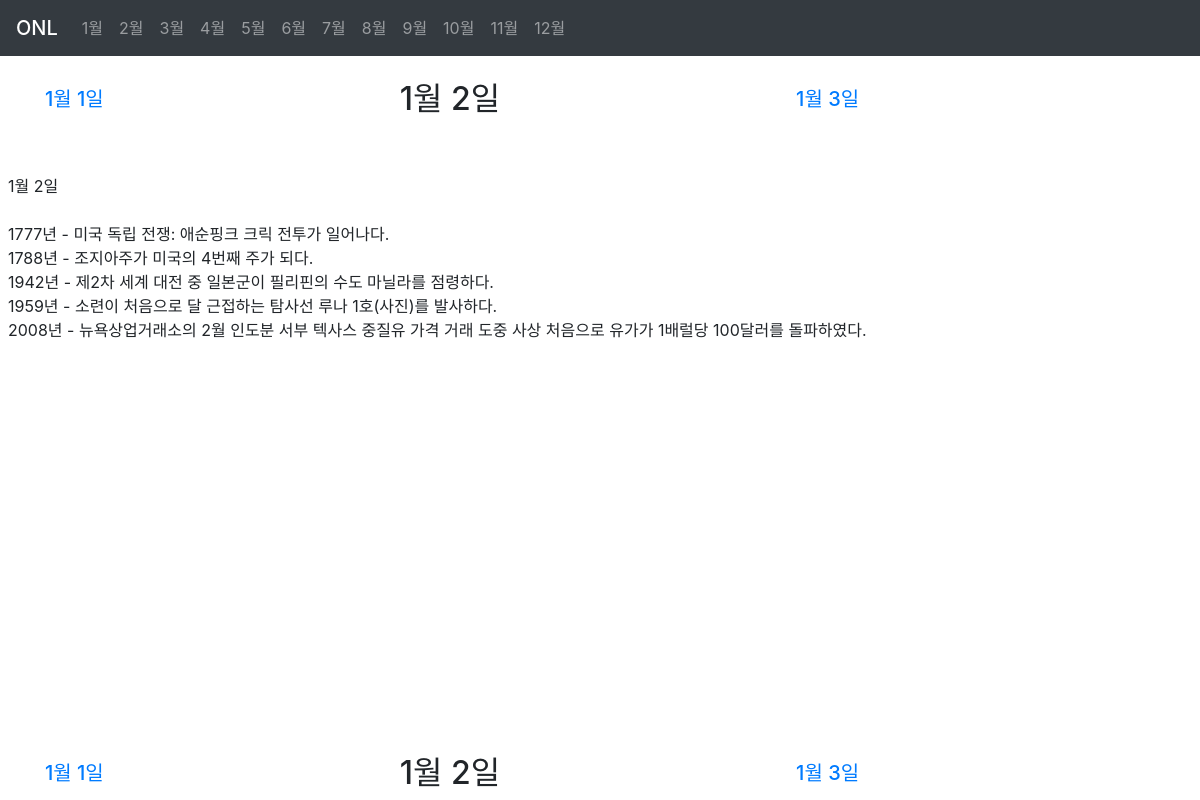
The page /1-2/ on the database its author committed.
### date/models.py (models this page shows, shortened)
class Onl(models.Model):
    month = models.PositiveSmallIntegerField("월", blank=True, )
    day = models.PositiveSmallIntegerField("일", blank=True, )
    date = models.DateField('날짜', blank=True, null=True, )
    slug = models.SlugField(max_length=20, allow_unicode=True, unique=True, blank=True, )
    events = models.TextField(max_length=500, verbose_name="사건", blank=True,)
    class Meta:
        ordering = ('month', 'day',)
    def yesterday(self):
        return self.date - timedelta(days=1)
    def tomorrow(self):
        return self.date + timedelta(days=1)
    def yesterday_slug(self):
        ystrdy = self.yesterday()
        return str(ystrdy.month)+"-"+str(ystrdy.day)
    def tomorrow_slug(self):
        tmrrw = self.tomorrow()
        return str(tmrrw.month)+"-"+str(tmrrw.day)

### date/views.py (the view)
# urls.py: path('<str:slug>/', OnlDV.as_view(), name='OnlDV'),
class OnlDV(DetailView):
    model = Onl

### date/templates/date/onl_detail.html (shortened to what this page needs)
{% extends "base.html" %}
{% block content %}
    <br>
    <div class="container d-flex">
        <div class="leftcontainer flex-fill align-self-center">
            <a href="{% url 'OnlDV' object.yesterday_slug %}">
                <h5>{{ object.yesterday.month }}월 {{ object.yesterday.day }}일</h5>
            </a>
        </div>
        <div class="middlecontainer flex-fill align-self-center">
            <h2>{{ object.month }}월 {{ object.day }}일</h2>
        </div>
        <div class="rightcontainer flex-fill align-self-center">
            <a href="{% url 'OnlDV' object.tomorrow_slug %}">
                <h5>{{ object.tomorrow.month }}월 {{ object.tomorrow.day }}일 </h5>
            </a>
        </div>
    </div>
    <br>
    <br>
    <div class="contentcontainer position-relative mx-2">
        {{ object.events|linebreaksbr }}
        <br>
        <br>
    </div>
{% endblock %}
{% block extra-footer %}
    <br>
    <div class="container d-flex fixed-bottom">
        <div class="leftcontainer flex-fill align-self-center">
            <a href="{% url 'OnlDV' object.yesterday_slug %}">
                <h5>{{ object.yesterday.month }}월 {{ object.yesterday.day }}일</h5>
            </a>
        </div>
        <div class="middlecontainer flex-fill align-self-center">
            <h2>{{ object.month }}월 {{ object.day }}일</h2>
        </div>
        <div class="rightcontainer flex-fill align-self-center">
            <a href="{% url 'OnlDV' object.tomorrow_slug %}">
                <h5>{{ object.tomorrow.month }}월 {{ object.tomorrow.day }}일 </h5>
            </a>
        </div>
    </div>
{% endblock %}

### rows shown on the page
Onl: yesterday.month "1", yesterday.day "1", month "1", day "2", tomorrow.month "1", tomorrow.day "3", events "1월 2일 1777년 - 미국 독립 전쟁: 애순핑크 크릭 전투가 일어나다. 1788년 - 조지아주가 미국의 4번째 주가 되다. 1942년 - 제2차 세계 대전 중 일본군이 필리핀의 수도 마닐라를 점령하다. 1959년 - 소련이 처음으로 달 근접하는 탐사선 루나 1호(사진)를 발사하다. 2008년 - 뉴욕상업거래소의 2월 인도분 서부 텍사스 중질유 가격 거래 도중 사상 처음으로 유가가 1배럴당 100달러를 돌파하였다."
